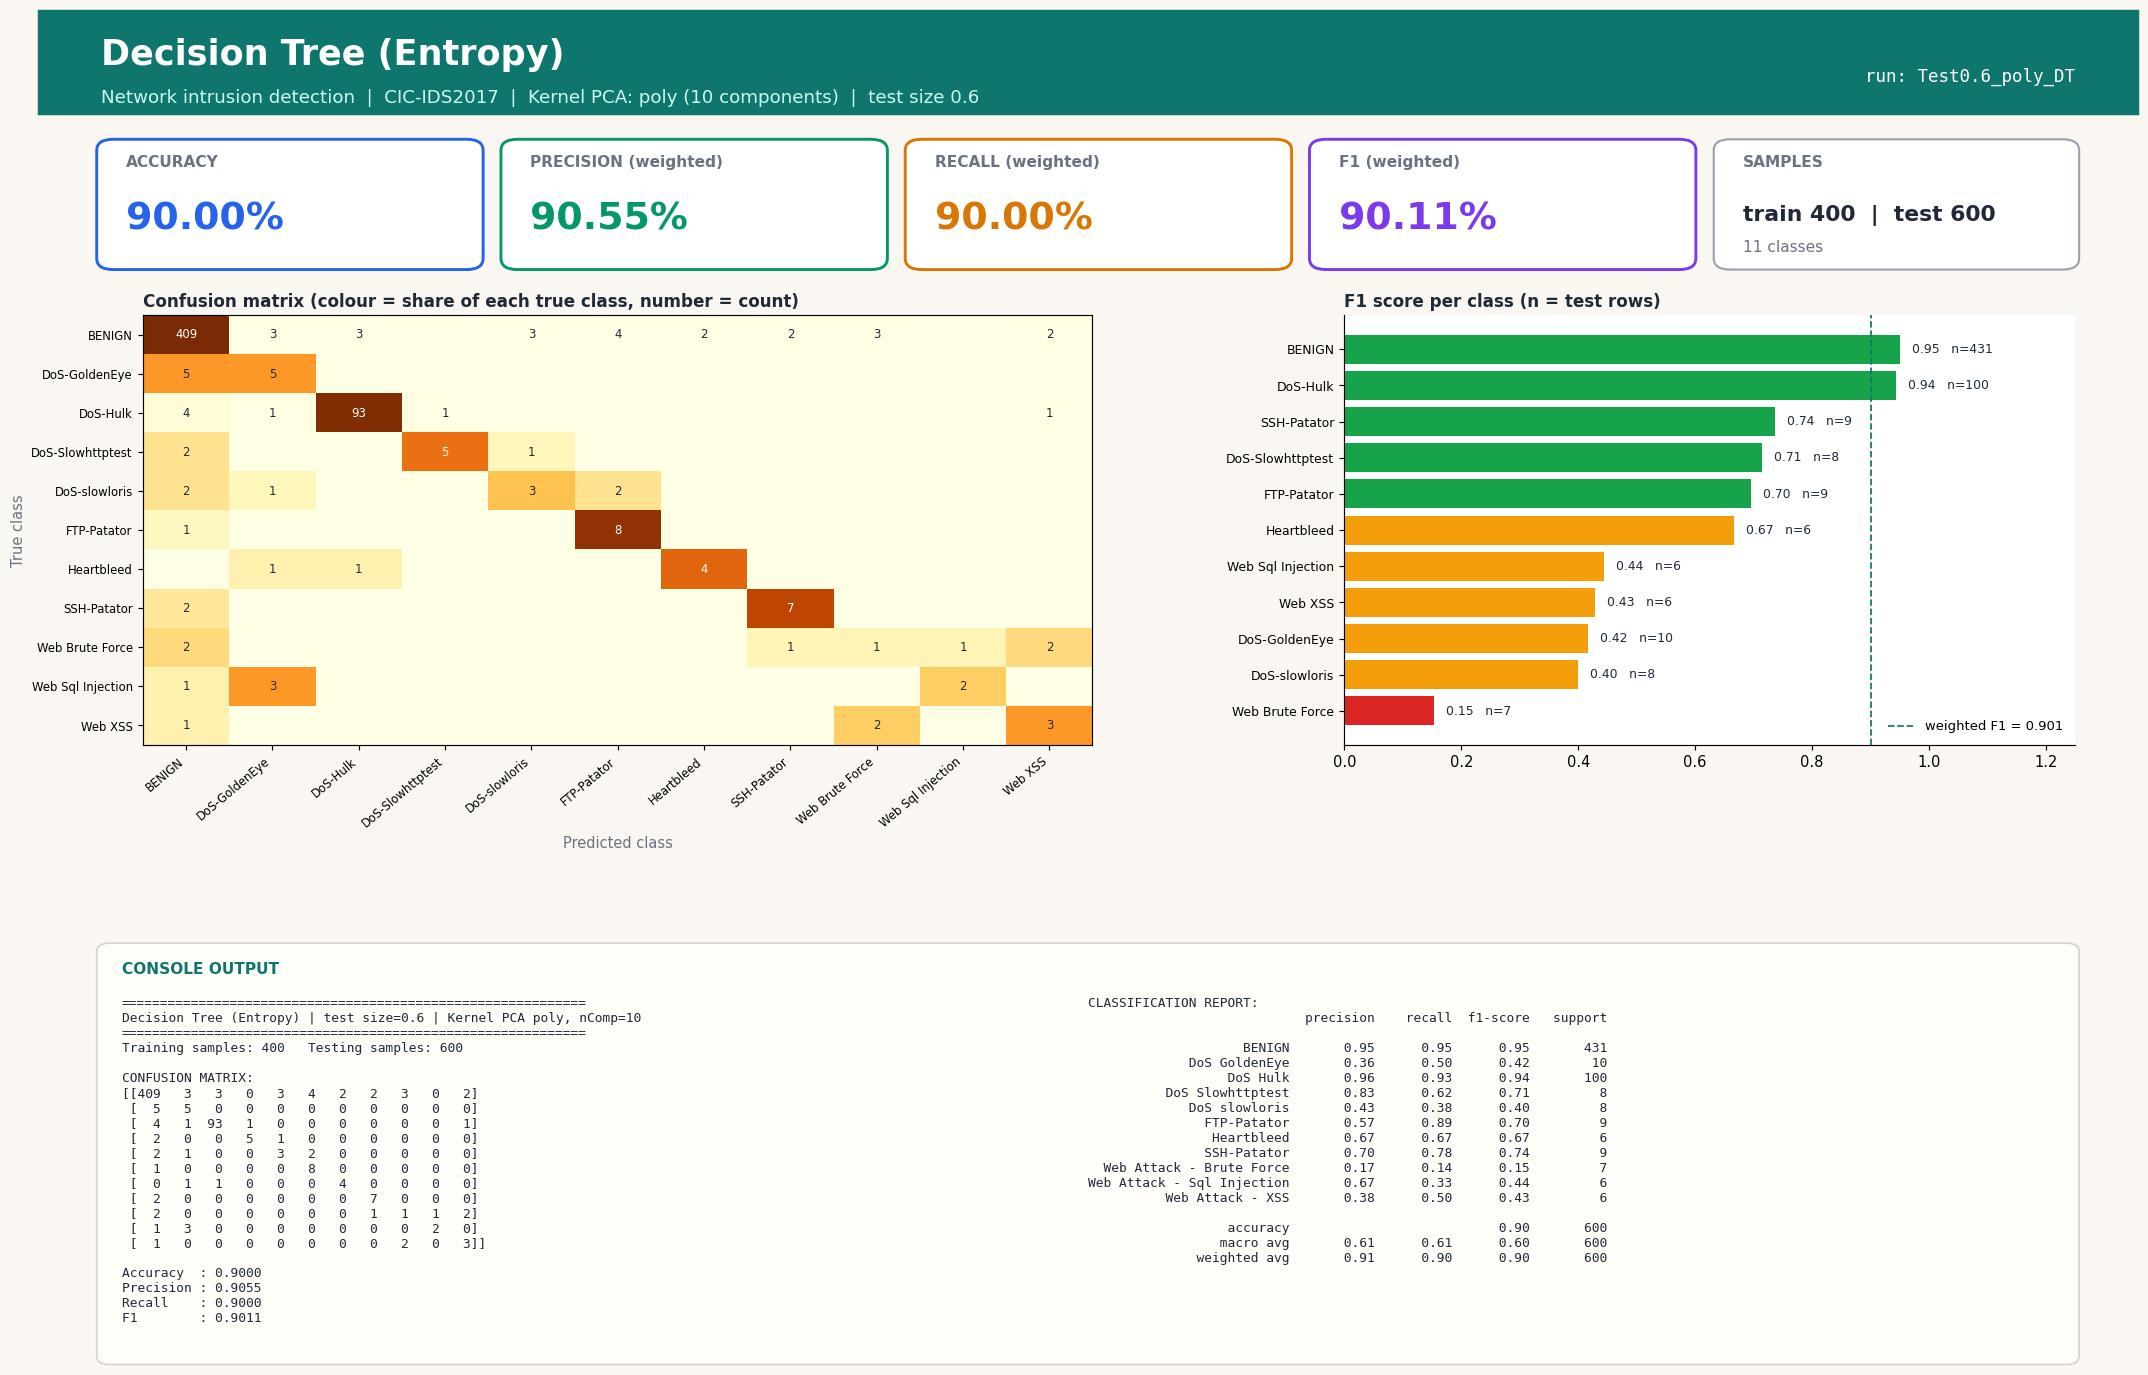

Python code for this plot:
#!/usr/bin/env python3
"""Decision Tree (Entropy) | Test size 0.6 | Kernel PCA kernel=poly, n_components=10
CIC-IDS2017 (Tue+Wed+Thu-morning) 1000-row stratified sample.
Run in any IDE (Spyder / VS Code / PyCharm / Jupyter): open the file and press Run, no arguments needed.
Saves next to this file: 'Test0.6_poly_DT.jpg' - one image with the console output (confusion matrix, metrics, classification report) plus charts."""
import json, os
import numpy as np
import matplotlib.pyplot as plt
from sklearn.decomposition import KernelPCA
from sklearn.tree import DecisionTreeClassifier
from sklearn.metrics import (accuracy_score, classification_report, confusion_matrix,
                             f1_score, precision_score, recall_score)
from sklearn.model_selection import train_test_split
from sklearn.preprocessing import StandardScaler

TEST_SIZE, KERNEL, N_COMP, ALG, ALG_NAME = 0.6, "poly", 10, "DT", "Decision Tree (Entropy)"
try:
    HERE = os.path.dirname(os.path.abspath(__file__))
except NameError:                      # Jupyter / interactive console
    HERE = os.getcwd()
def _find_root():                      # folder that contains data/sample.npz (works from any working directory)
    for p in (HERE, os.path.join(HERE, ".."), os.path.join(HERE, "..", ".."), os.getcwd()):
        if os.path.exists(os.path.join(p, "data", "sample.npz")):
            return os.path.abspath(p)
    raise FileNotFoundError("data/sample.npz not found - run prepare_data.py or keep the repo folder structure")
ROOT = _find_root()
tag = f"Test{TEST_SIZE}_{KERNEL}_{ALG}"

# 1. LOAD cached, cleaned sample (see prepare_data.py)
d = np.load(os.path.join(ROOT, "data", "sample.npz"), allow_pickle=True)
X, y, class_names = d["X"], d["y"], [str(c).replace("�", "-") for c in d["classes"]]

# 2. SPLIT
X_train, X_test, y_train, y_test = train_test_split(
    X, y, test_size=TEST_SIZE, random_state=42, stratify=y)

# 3. SCALE (fit on train only)
scaler = StandardScaler()
X_train = scaler.fit_transform(X_train); X_test = scaler.transform(X_test)

# 4. DIMENSIONALITY REDUCTION: Kernel PCA (fit on train only; gamma = sklearn default 1/n_features)
kpca = KernelPCA(n_components=N_COMP, kernel=KERNEL, random_state=0)
X_train = kpca.fit_transform(X_train); X_test = kpca.transform(X_test)

# 5. CLASSIFIER
classifier = DecisionTreeClassifier(criterion="entropy", random_state=0)
classifier.fit(X_train, y_train)
y_pred = classifier.predict(X_test)

# 6. METRICS
labels = np.arange(len(class_names))
cm = confusion_matrix(y_test, y_pred, labels=labels)
res = dict(test_size=TEST_SIZE, kernel=KERNEL, n_components=N_COMP, algorithm=ALG, model=ALG_NAME,
           n_train=int(len(y_train)), n_test=int(len(y_test)),
           accuracy=accuracy_score(y_test, y_pred),
           precision=precision_score(y_test, y_pred, average="weighted", zero_division=0),
           recall=recall_score(y_test, y_pred, average="weighted", zero_division=0),
           f1=f1_score(y_test, y_pred, average="weighted", zero_division=0))
report = classification_report(y_test, y_pred, labels=labels, target_names=class_names, zero_division=0)
lines = ["=" * 60, f"{ALG_NAME} | test size={TEST_SIZE} | Kernel PCA {KERNEL}, nComp={N_COMP}", "=" * 60,
         f"Training samples: {len(y_train)}   Testing samples: {len(y_test)}", "", "CONFUSION MATRIX:", np.array2string(cm), ""]
for k in ("accuracy", "precision", "recall", "f1"): lines.append(f"{k.capitalize():10s}: {res[k]:.4f}")
lines += ["", "CLASSIFICATION REPORT:", report]
console_output = "\n".join(lines); print(console_output)

# 7. VISUAL OUTPUT: ONE report-style image (banner, KPI cards, charts, console output) - real results only
from matplotlib.patches import FancyBboxPatch, Rectangle
short = [c.replace("Web Attack - ", "Web ").replace("DoS ", "DoS-") for c in class_names]
rep = classification_report(y_test, y_pred, labels=labels, target_names=class_names, zero_division=0, output_dict=True)
cmn = cm / np.maximum(cm.sum(axis=1, keepdims=True), 1)          # row-normalised = per-class recall
INK, MUTED, BG, ACC = "#1f2937", "#6b7280", "#faf7f2", "#0f766e"
fig = plt.figure(figsize=(20, 13.2), dpi=105, facecolor=BG)
fig.add_artist(Rectangle((0, 0.925), 1, 0.075, transform=fig.transFigure, color=ACC, zorder=0))
fig.text(0.03, 0.968, f"{ALG_NAME}", fontsize=24, fontweight="bold", color="white", va="center")
fig.text(0.03, 0.937, f"Network intrusion detection  |  CIC-IDS2017  |  Kernel PCA: {KERNEL} ({N_COMP} components)  |  test size {TEST_SIZE}",
         fontsize=12.5, color="#ccfbf1", va="center")
fig.text(0.97, 0.952, f"run: {tag}", fontsize=12, color="white", ha="right", va="center", family="monospace")

# KPI cards
cards = [("ACCURACY", res["accuracy"], "#2563eb"), ("PRECISION (weighted)", res["precision"], "#059669"),
         ("RECALL (weighted)", res["recall"], "#d97706"), ("F1 (weighted)", res["f1"], "#7c3aed")]
for i, (lab, v, col) in enumerate(cards):
    x0 = 0.03 + i * 0.1925
    fig.add_artist(FancyBboxPatch((x0, 0.815), 0.18, 0.09, boxstyle="round,pad=0.002,rounding_size=0.008", transform=fig.transFigure,
                                  facecolor="white", edgecolor=col, linewidth=2))
    fig.text(x0 + 0.012, 0.887, lab, fontsize=10.5, color=MUTED, fontweight="bold")
    fig.text(x0 + 0.012, 0.842, f"{v * 100:.2f}%", fontsize=26, color=col, fontweight="bold")
fig.add_artist(FancyBboxPatch((0.80, 0.815), 0.17, 0.09, boxstyle="round,pad=0.002,rounding_size=0.008", transform=fig.transFigure,
                              facecolor="white", edgecolor="#9ca3af", linewidth=1.5))
fig.text(0.812, 0.887, "SAMPLES", fontsize=10.5, color=MUTED, fontweight="bold")
fig.text(0.812, 0.848, f"train {res['n_train']}  |  test {res['n_test']}", fontsize=15, color=INK, fontweight="bold")
fig.text(0.812, 0.826, f"{len(class_names)} classes", fontsize=10.5, color=MUTED)

gs = fig.add_gridspec(1, 2, left=0.05, right=0.97, top=0.78, bottom=0.47, wspace=0.30, width_ratios=[1.3, 1])
ax1 = fig.add_subplot(gs[0, 0]); ax2 = fig.add_subplot(gs[0, 1])
for ax in (ax1, ax2): ax.set_facecolor("white")
im = ax1.imshow(cmn, cmap="YlOrBr", vmin=0, vmax=1, aspect="auto")
ax1.set_xticks(labels); ax1.set_yticks(labels); ax1.set_xticklabels(short, rotation=40, ha="right", fontsize=8); ax1.set_yticklabels(short, fontsize=8)
ax1.set_title("Confusion matrix (colour = share of each true class, number = count)", loc="left", fontsize=11.5, color=INK, fontweight="bold")
ax1.set_xlabel("Predicted class", color=MUTED); ax1.set_ylabel("True class", color=MUTED)
for a_ in labels:
    for b_ in labels:
        if cm[a_, b_]: ax1.text(b_, a_, cm[a_, b_], ha="center", va="center", fontsize=8, color="white" if cmn[a_, b_] > 0.6 else INK)
f1s = [rep[c]["f1-score"] for c in class_names]; sup = [int(rep[c]["support"]) for c in class_names]
order = np.argsort(f1s)
cols = ["#dc2626" if f1s[i] < 0.34 else "#f59e0b" if f1s[i] < 0.67 else "#16a34a" for i in order]
ax2.barh(range(len(order)), [f1s[i] for i in order], color=cols)
ax2.set_yticks(range(len(order))); ax2.set_yticklabels([short[i] for i in order], fontsize=8.5); ax2.set_xlim(0, 1.25)
ax2.set_title("F1 score per class (n = test rows)", loc="left", fontsize=11.5, color=INK, fontweight="bold")
for k, i in enumerate(order): ax2.text(f1s[i] + 0.02, k, f"{f1s[i]:.2f}   n={sup[i]}", va="center", fontsize=8.5, color=INK, zorder=5, bbox=dict(facecolor="white", edgecolor="none", pad=1))
for sp in ("top", "right"): ax2.spines[sp].set_visible(False)
ax2.axvline(res["f1"], color=ACC, ls="--", lw=1.2, label=f"weighted F1 = {res['f1']:.3f}"); ax2.legend(loc="lower right", fontsize=9, frameon=False)

# console output panel (same text that is printed to the console)
fig.add_artist(FancyBboxPatch((0.03, 0.025), 0.94, 0.30, boxstyle="round,pad=0.002,rounding_size=0.006", transform=fig.transFigure,
                              facecolor="#fffdf8", edgecolor="#d6d3d1", linewidth=1.2))
fig.text(0.04, 0.305, "CONSOLE OUTPUT", fontsize=10.5, color=ACC, fontweight="bold")
split_at = lines.index("CLASSIFICATION REPORT:")
fig.text(0.04, 0.288, "\n".join(lines[:split_at]), family="monospace", fontsize=8.8, color=INK, va="top")
fig.text(0.50, 0.288, "\n".join(lines[split_at:]), family="monospace", fontsize=8.8, color=INK, va="top")
plt.savefig(os.path.join(HERE, tag + ".jpg"), format="jpg", bbox_inches="tight", facecolor=BG)
if os.environ.get("ACN_NO_SHOW") != "1": plt.show()   # IDEs display the image; run_all.py disables this
plt.close()

os.makedirs(os.path.join(ROOT, "results", "json"), exist_ok=True)
with open(os.path.join(ROOT, "results", "json", tag + ".json"), "w") as f: json.dump(res, f)
